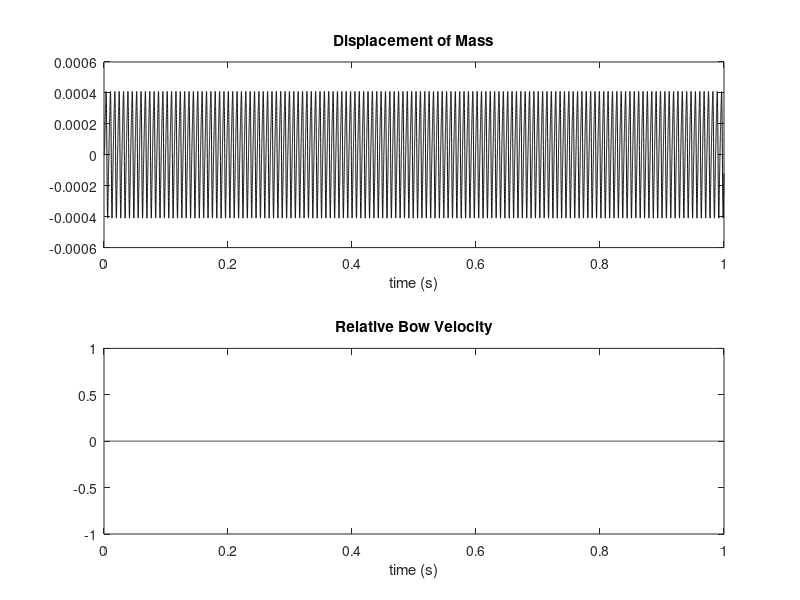

Here is the MATLAB script that generated this plot:
% matlab script bowmass.m
% finite difference scheme for a bowed mass-spring system
% soft friction characteristic w/iterative Newton-Raphson method

clear all;
close all;
clc;

%%%%%% begin global parameters
SR = 44100; % sample rate (Hz)
f0 = 200; % oscillator frequency (Hz)
FB = 500; % bow force/mass (m/s^2)
TF = 1; % simulation duration (s)
vB = 0.2; % bow velocity (m/s)
sig = 100; % friction law free parameter (1/m^2) 
tol = 1e-4; % tolerance for Newton-Raphson method
%%%%%% end global parameters


% derived parameters
NF = floor(TF*SR);
k = 1/SR;
A = exp(1/2)*sqrt(2*sig);

% initialize time series/iterative method

u = zeros(NF,1);
u2 = zeros(NF,1);
f = zeros(NF,1);
vr = zeros(NF,1);
qlast = 0;
qlast2 = 0;
% time step restrictions
if(k>min(1/(pi*f0),exp(1)/(FB*sqrt(2*sig))))
    error("Time step too large");
end
%%%%%% start main loop

for n=3:NF
    % Newton-Raphson method to determine relative velocity
    b = (2*pi*f0)^2*u(n-1)-(2/k^2)*(u(n-1)-u(n-2))+(2/k)*vB;
    eps = 1;
    i = 0;
    while eps>tol
        q=qlast-(FB*A*qlast*exp(-sig*qlast^2)+2*qlast/k+b)/...
         (FB*A*(1-2*sig*qlast^2)*exp(-sig*qlast^2)+2/k);
        eps = abs(q-qlast);
        qlast = q;
        i = i + 1;
        if i > 10000
            disp('whut')
        end
    end
    
    b2 = (2*pi*f0)^2*u2(n-1)-(2/k^2)*(u2(n-1)-u2(n-2))+(2/k)*vB;
    eps = 1;
    i = 0;
    while eps>tol
        q2=qlast2-(FB*A*qlast2*exp(-sig*qlast2^2)+2*qlast2/k+b2)/...
         (FB*A*(1-2*sig*qlast2^2)*exp(-sig*qlast2^2)+2/k);
        eps = abs(q2-qlast2);
        qlast2 = q2;
        i = i + 1;
        if i > 10000
            disp('whut')
        end
    end
    % update position of mass and relative bow velocity
    u(n) = 2*u(n-1) - u(n-2) - k^2*(2*pi*f0)^2 * u(n-1) - k^2 * FB * sqrt(2*sig) * q * exp(-sig*q^2 + 1/2);
    u2(n) = 2*k*(q2+vB)+u2(n-2);
%     vr(n-1) = q;
end
%%%%%% end main loop

% plot mass displacement and relative bow velocity
tax = [0:NF-1]*k;
subplot(2,1,1); plot(tax, u, "k"); title("Displacement of Mass");
xlabel("time (s)"); 
subplot(2,1,2); 
plot(tax, vr, "k");
title("Relative Bow Velocity");
xlabel("time (s)");